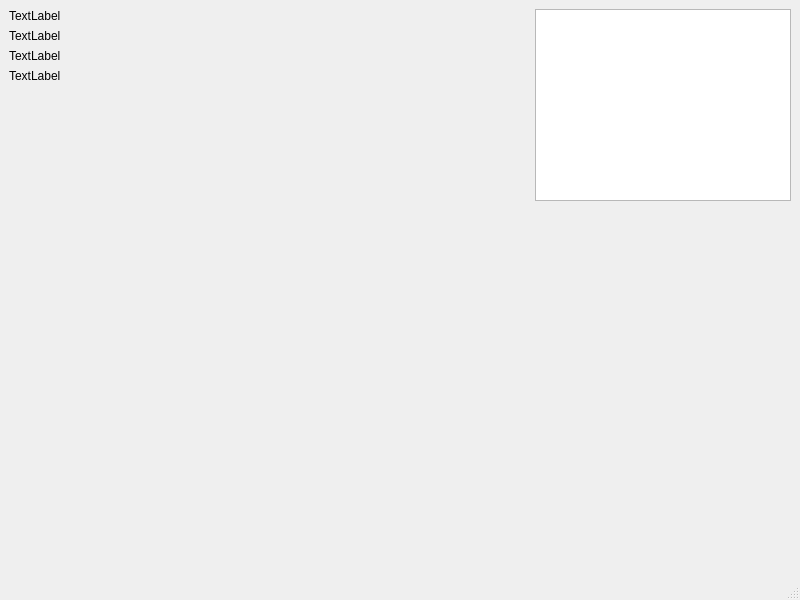
<?xml version="1.0" encoding="UTF-8"?>
<ui version="4.0">
 <class>MainWindow</class>
 <widget class="QMainWindow" name="MainWindow">
  <property name="geometry">
   <rect>
    <x>0</x>
    <y>0</y>
    <width>800</width>
    <height>600</height>
   </rect>
  </property>
  <property name="windowTitle">
   <string>MainWindow</string>
  </property>
  <widget class="QWidget" name="centralwidget">
   <property name="sizePolicy">
    <sizepolicy hsizetype="Maximum" vsizetype="Preferred">
     <horstretch>1</horstretch>
     <verstretch>1</verstretch>
    </sizepolicy>
   </property>
   <property name="maximumSize">
    <size>
     <width>800</width>
     <height>557</height>
    </size>
   </property>
   <layout class="QVBoxLayout" name="verticalLayout_3">
    <item>
     <layout class="QVBoxLayout" name="verticalLayout_2" stretch="0,1">
      <item>
       <layout class="QHBoxLayout" name="horizontalLayout" stretch="1,0,2">
        <item>
         <layout class="QVBoxLayout" name="verticalLayout">
          <item>
           <widget class="QLabel" name="label_2">
            <property name="text">
             <string>TextLabel</string>
            </property>
           </widget>
          </item>
          <item>
           <widget class="QLabel" name="label_3">
            <property name="text">
             <string>TextLabel</string>
            </property>
           </widget>
          </item>
          <item>
           <widget class="QLabel" name="label_4">
            <property name="text">
             <string>TextLabel</string>
            </property>
           </widget>
          </item>
          <item>
           <widget class="QLabel" name="label">
            <property name="text">
             <string>TextLabel</string>
            </property>
           </widget>
          </item>
          <item>
           <spacer name="verticalSpacer">
            <property name="orientation">
             <enum>Qt::Vertical</enum>
            </property>
            <property name="sizeHint" stdset="0">
             <size>
              <width>20</width>
              <height>40</height>
             </size>
            </property>
           </spacer>
          </item>
         </layout>
        </item>
        <item>
         <widget class="QLabel" name="label_5">
          <property name="text">
           <string/>
          </property>
          <property name="pixmap">
           <pixmap>resources/networktool - lifi.png</pixmap>
          </property>
         </widget>
        </item>
        <item>
         <widget class="QPlainTextEdit" name="plainTextEdit">
          <property name="sizePolicy">
           <sizepolicy hsizetype="Maximum" vsizetype="Expanding">
            <horstretch>0</horstretch>
            <verstretch>0</verstretch>
           </sizepolicy>
          </property>
         </widget>
        </item>
       </layout>
      </item>
      <item>
       <widget class="QWidget" name="widget" native="true">
        <property name="sizePolicy">
         <sizepolicy hsizetype="Maximum" vsizetype="Preferred">
          <horstretch>1</horstretch>
          <verstretch>0</verstretch>
         </sizepolicy>
        </property>
       </widget>
      </item>
     </layout>
    </item>
   </layout>
  </widget>
  <widget class="QMenuBar" name="menubar">
   <property name="geometry">
    <rect>
     <x>0</x>
     <y>0</y>
     <width>800</width>
     <height>22</height>
    </rect>
   </property>
  </widget>
  <widget class="QStatusBar" name="statusbar"/>
 </widget>
 <resources/>
 <connections/>
</ui>
